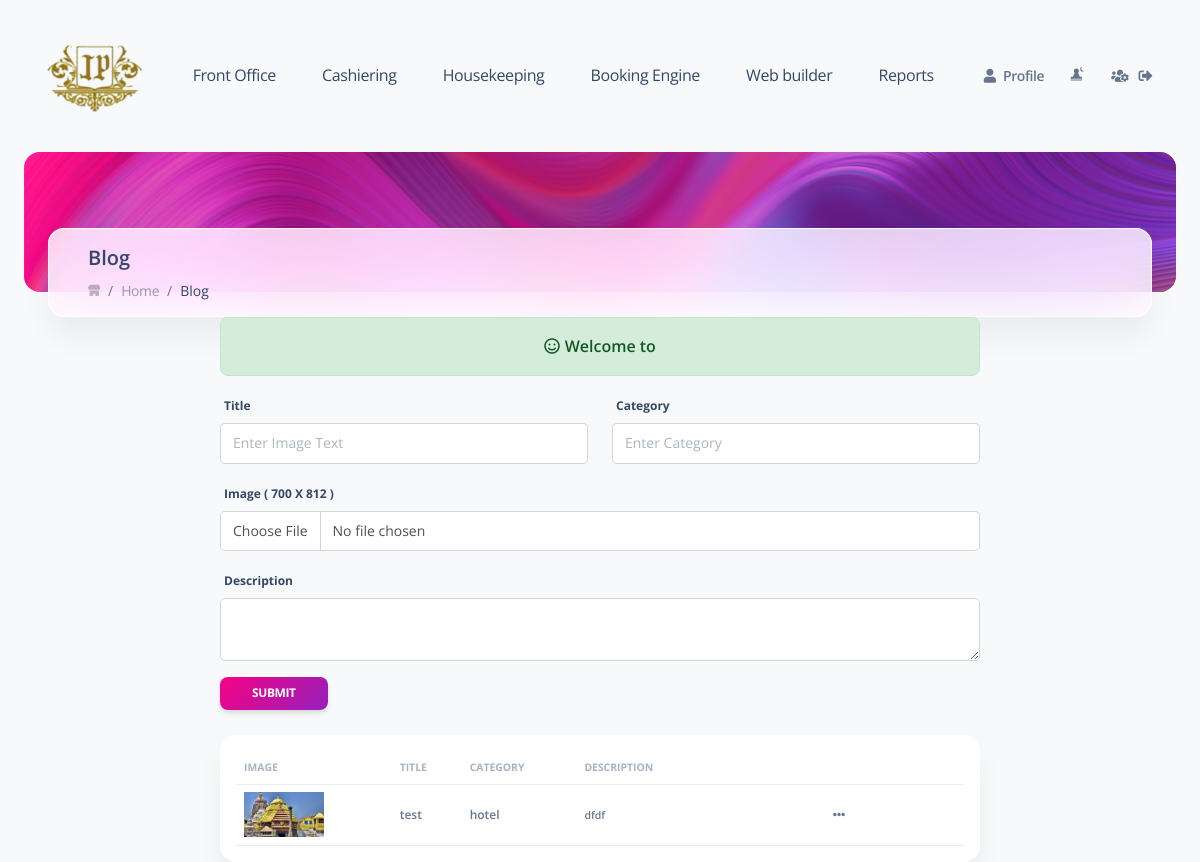
/web-builder/blog.php (signed in), run on the app's committed database.
### tables this page shows
CREATE TABLE `wb_blog` (
  `id` int(11) NOT NULL,
  `hotelId` varchar(11) NOT NULL,
  `title` varchar(250) NOT NULL,
  `category` varchar(250) NOT NULL,
  `img` varchar(250) NOT NULL,
  `description` text NOT NULL,
  `addBy` text NOT NULL,
  `addOn` datetime NOT NULL DEFAULT current_timestamp(),
  `deleteRec` int(11) NOT NULL DEFAULT 1
);

### web-builder/blog.php (the view, shortened to what this page needs)
<?php
include (SERVER_INCLUDE_PATH.'db.php');
include (SERVER_INCLUDE_PATH.'function.php');
$hotelId = $_SESSION['HOTEL_ID'];
$category = '';
$updateText = '';
$Desc = '';
$required = 'required';
?>
<!DOCTYPE html>
<html lang="en">
<head>
    <?php include(FO_SERVER_SCREEN_PATH.'link.php') ?>
</head>
<body class="g-sidenav-show  bg-gray-100">
    <main class="main-content position-relative max-height-vh-100 h-100 border-radius-lg ">
        <?php include(FO_SERVER_SCREEN_PATH.'navbar.php') ?>
        <div class="container-fluid">
            <div class="page-header min-height-140 border-radius-xl mt-4"
                style="background-image: url('<?php echo FRONT_SITE_IMG.'headerBg.webp' ?>'); background-position-y: 50%;">
                <span class="mask bg-gradient-primary opacity-6"></span>
            </div>
            <div class="card card-body blur shadow-blur mx-4 mt-n6 overflow-hidden">
                <div class="row gx-4">
                    <div class="col-auto">
                    </div>
                    <div class="col-auto my-auto">
                        <div class="h-100">
                            <h5 class="mb-1">
                                Blog
                            </h5>
                            <ol class="breadcrumb bg-transparent mb-0 pb-0 pt-1 px-0 me-sm-6 me-5">
                                <li class="breadcrumb-item text-sm">
                                    <a class="opacity-3 text-dark" href="javascript:;.html">
                                    </a>
                                </li>
                                <li class="breadcrumb-item text-sm"><a class="opacity-5 text-dark"
                                        href="<?php echo FRONT_BOOKING_SITE ?>">Home</a></li>
                                <li class="breadcrumb-item text-sm text-dark active" aria-current="page">Blog
                                </li>
                            </ol>
                        </div>
                    </div>
                </div>
            </div>
            <div class="row">
                <div class="col-12">
                    <div class="multisteps-form">
                        <div class="row">
                            <div class="col-12 col-lg-8 m-auto">
                            <?php echo SuccessMsg(); echo ErrorMsg() ?>
                            <form action="" method="post" enctype="multipart/form-data">
                                <div class="row p0" style="align-items: end;">
                                    <div class="form_group col-md-6 mb-3">
                                        <label for="">Title</label>
                                        <input required type="text" name="imgText" placeholder="Enter Image Text" class="form-control" value="<?php echo $updateText ?>">
                                    </div>
                                    <div class="form_group col-md-6 mb-3">
                                        <label for="category">Category</label>
                                        <input required type="text" name="category" id="category" placeholder="Enter Category" class="form-control" value="<?php echo $category ?>">
                                    </div>
                                    <div class="form_group col-md-12 mb-3">
                                        <label for="galleryimg">Image ( 700 X 812 )</label>
                                        <?php
                                            echo '<input '.$required.' class="form-control" type="file" accept="image/*"  id="galleryimg" name="galleryimg">';
                                        ?>
                                    </div>
                                    <div class="form_group col_12 mb-3">
                                        <label for="Desc">Description</label>
                                        <textarea class="form-control" name="Desc" id="Desc" ><?php echo $Desc ?></textarea>
                                    </div>
                                    <div class="form_group col_12">
                                        <button class="btn bg-gradient-primary btn-sm mb-0" type="submit" name="submit">Submit</button>
                                    </div>
                                </div>
                            </form>
                            <div class="s25"></div>
                            <div class="card p-3">
                                <div class="table-responsive">
                                    <table class="table align-items-center mb-0">
                                        <tr>
                                            <th class="text-uppercase text-secondary text-xxs font-weight-bolder opacity-7">Image</th>
                                            <th class="text-uppercase text-secondary text-xxs font-weight-bolder opacity-7">Title</th>
                                            <th class="text-uppercase text-secondary text-xxs font-weight-bolder opacity-7">Category</th>
                                            <th class="text-uppercase text-secondary text-xxs font-weight-bolder opacity-7">Description</th>
                                            <th width="250px" class="text-uppercase text-secondary text-xxs font-weight-bolder opacity-7"></th>
                                        </tr>
                                        <tr>
                                            <?php
                                                $sql = mysqli_query($conDB, "select * from wb_blog where hotelId='$hotelId' and deleteRec = '1' order by id DESC");
                                                if(mysqli_num_rows($sql)>0){
                                                while($imgrow = mysqli_fetch_assoc($sql)){
                                                    $img = FRONT_SITE_IMG.'post/'.$imgrow['img'];
                                                    $id = $imgrow['id'];
                                                    echo '
                                                        <tr>
                                                            <th class="mb-0 text-xs"><img style="width: 80px;" src="'.$img.'"></th>
                                                            <th class="mb-0 text-xs">'.$imgrow['title'].'</th>
                                                            <th class="mb-0 text-xs">'.$imgrow['category'].'</th>
                                                            <th class="mb-0 text-xs"><small>'.$imgrow['description'].'</small></th>
                                                            <th class="mb-0 text-xs">
                                                                <div class="tableCenter">
                                                                    <span class="tableHide"><i class="fas fa-ellipsis-h"></i></span>
                                                                    <span class="tableHoverShow">
                                                                    <a class="tableIcon update bg-gradient-info" href="blog.php?update='.$id.'" style="margin-right:10px" data-tooltip-top="Edit"><i class="far fa-edit"></i></a>
                                                                    <a class="tableIcon delete bg-gradient-danger" href="blog.php?delete='.$id.'" data-tooltip-top="Delete"><i class="far fa-trash-alt"></i></a>
                                                                    </span>
                                                                </div>
                                                            </th>
                                                        </tr>
                                                    ';
                                                }
                                            }
                                            ?>
                                        </tr>
                                    </table>
                                </div>
                            </div>
                            </div>
                        </div>
                    </div>
                </div>
            </div>
        </div>
    </main>
</body>
</html>

### css/style.css (style rules this page uses)
body { height: 100vh; }
* { caret-color: rgba(0, 0, 0, 0); }
label { -webkit-user-select: none; -moz-user-select: none; -ms-user-select: none; user-select: none; }
input { caret-color: #1a1a1a; }
body { overflow-x: hidden; }
.s25 { width: 100%; height: 25px; display: block; }
table tr .tableCenter { width: 100%; min-width: 100px; display: flex; justify-content: center; align-items: center; }
table tr .tableHide { display: block; }
.col-12 { position: relative; }
.s5, .s15, .s25 { width: 100%; }
.s25 { height: 25px; }

### data on the page
wb_blog: img (picture), title "test", category "hotel", description "dfdf"

### other printed values
SuccessMsg() "Welcome to"
